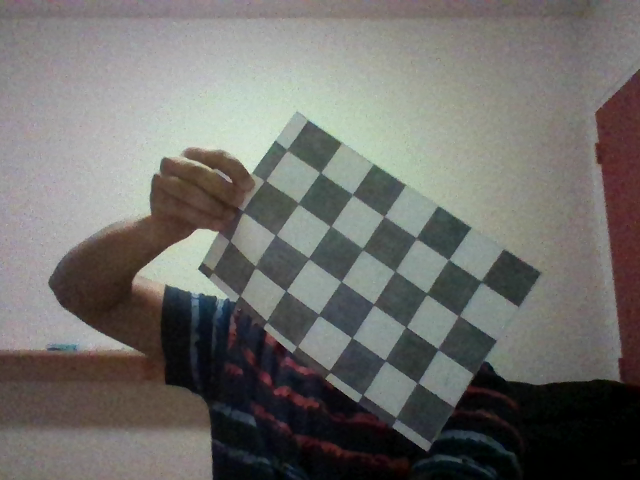
#> input picture Data3/20.png, 640 x 480 px; its folder holds only this picture in this run
$ python __inti__.py
#> lines starting #> are read from the running program, lines starting #| are printed output that depends on the picture; after the words box and inside, x2 and y2 are one past the last pixel; in counts of white or black regions, pixels touching at a corner belong together
### helper.py
import cv2
import yaml
import glob


def read_data(path_data, flag_my_data):
#> called with path_data = 'Data3', flag_my_data = False
    if flag_my_data:
        return create_my_data()
    else:
        data = glob.glob(path_data + '/*')
        images = []
        for f_name in data:
            img = cv2.imread(f_name)
#> img is the input picture: shape (480, 640, 3); mean B, G, R 106.7, 110, 111.2
            images.append(img)
        return images


# [16 lines left out: function create_my_data, not called in this run]


def write_data_in_yaml(data, name_file):
    with open(name_file, "w") as f:
        yaml.dump(data, f)

### Calibration.py
import cv2
import numpy as np

CHECKERBOARD = {"Data1": (7, 6),
                "Data2": (9, 6),
                "Data3": (5, 4),
                "Data4": (5, 4)}


def camera_calibration(data, path_data):

    criteria = (cv2.TERM_CRITERIA_EPS + cv2.TERM_CRITERIA_MAX_ITER, 30, 0.001)

    # Creating vector to store vectors of 3D points for each checkerboard image
    obj_points = []
    # Creating vector to store vectors of 2D points for each checkerboard image
    img_points = []

    # Defining the world coordinates for 3D points
    obj_p = np.zeros((1, CHECKERBOARD[path_data][0] * CHECKERBOARD[path_data][1], 3), np.float32)
    obj_p[0, :, :2] = np.mgrid[0:CHECKERBOARD[path_data][0], 0:CHECKERBOARD[path_data][1]].T.reshape(-1, 2)

    for img in data:
        gray = cv2.cvtColor(img, cv2.COLOR_BGR2GRAY)
        # Find the chess board corners
        # If desired number of corners are found in the image then ret = true
        ret, corners = cv2.findChessboardCorners(gray, CHECKERBOARD[path_data], cv2.CALIB_CB_ADAPTIVE_THRESH +
                                                 cv2.CALIB_CB_FAST_CHECK + cv2.CALIB_CB_NORMALIZE_IMAGE)

        if ret:
            obj_points.append(obj_p)
            # refining pixel coordinates for given 2d points.
            corners2 = cv2.cornerSubPix(gray, corners, (11, 11), (-1, -1), criteria)

            img_points.append(corners2)

            # Draw and display the corners
            img = cv2.drawChessboardCorners(img, CHECKERBOARD[path_data], corners2, ret)

        cv2.imshow('img', img)
        cv2.waitKey(0)

    cv2.destroyAllWindows()

    ret, mtx, dist, r_vecs, t_vecs = cv2.calibrateCamera(obj_points, img_points, gray.shape[::-1], None, None)

    # transform the matrix and distortion coefficients to writable lists
    data = {'camera_matrix': np.asarray(mtx).tolist(),
            'dist_coefficient': np.asarray(dist).tolist()}

    return data

### __inti__.py
import argparse
from helper import read_data, write_data_in_yaml
from Calibration import camera_calibration


if __name__ == '__main__':
    # Construct the argument parse and parse the arguments
    # We can get all the parameters of this program using terminal
    ap = argparse.ArgumentParser()
    ap.add_argument("-ptr1", "--path_data", type=str,
                    default='Data3',
                    help="name the folder of data for calibration [Data1, Data2, Data3]")
    ap.add_argument("-flag", "--flag_my_data", type=bool,
                    default=False,
                    help="set True if you need create your data")
    args = vars(ap.parse_args())

    images = read_data(args["path_data"], args["flag_my_data"])
#> images = 1 item

    try:
        data = camera_calibration(images, args["path_data"])
#> the loop in camera_calibration, `for img in data:` made 1 pass
#> ret on pass 1: True
#> pass 1, in camera_calibration, `gray = cv2.cvtColor(img, cv2.COLOR_BGR2GRAY)`:
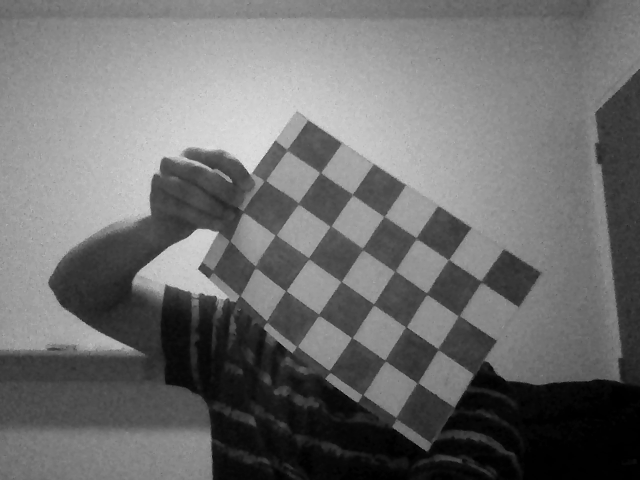
#> gray: shape (480, 640); min 0, max 226, mean 110
#> pass 1, in camera_calibration, `img = cv2.drawChessboardCorners(img, CHECKERBOARD[path_data], corners2..`:
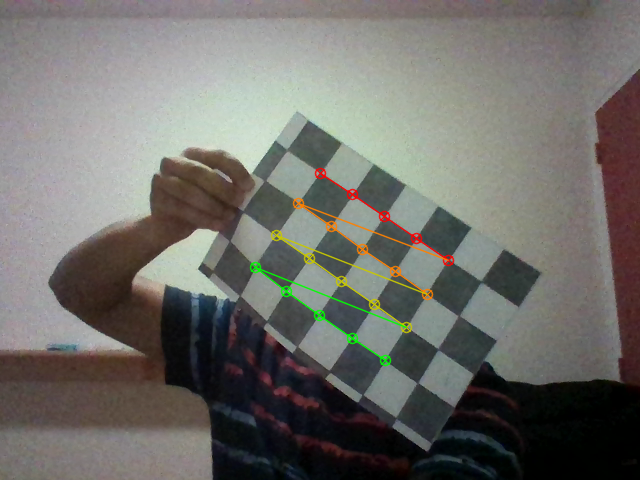
#> img: shape (480, 640, 3); 1.51% of pixels changed, all inside (x1, y1, x2, y2) = (249, 167, 455, 367)
#> in camera_calibration, `ret, mtx, dist, r_vecs, t_vecs = cv2.calibrateCamera(obj_points, img_p..`: ret = 0.415; mtx = [[824.5, 0, 344.4], [0, 955.2, 256.6], [0, 0, 1]]; dist = [[10.37, -1527.4, -0.113, 0.00788, 58415]]; r_vecs = ([-0.494, 0.114, 0.589],); t_vecs = ([-0.634, -1.9, 22.52],)
#> in camera_calibration, `data = {'camera_matrix': np.asarray(mtx).tolist(), 'dist_coefficient':..`: data = {'camera_matrix': [[824.5, 0, 344.4], [0, 955.2, 256.6], [0, 0, 1]], 'dist_coefficient': [[10.37, -1527.4, -0.113, 0.00788, 58415]]}
        write_data_in_yaml(data, 'Result/Camera_Calibration' + args["path_data"] + '.yaml')
    except:
        print("Oops!  Your Data not good for calibration.  Please,Try again!")

$ run again, on Data3/opencv1.png
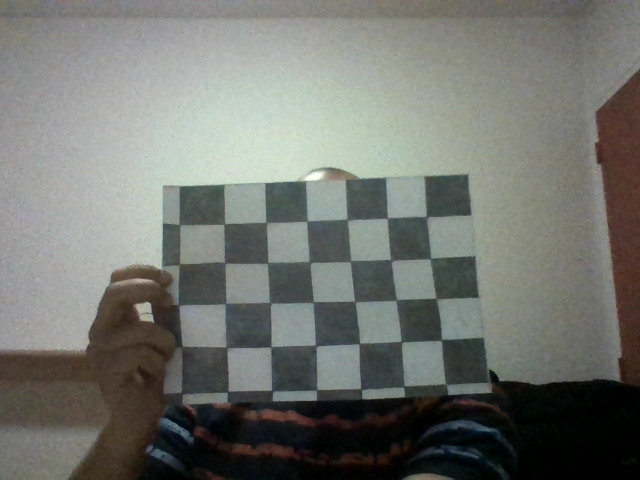
#> input picture Data3/opencv1.png, 640 x 480 px
#> in read_data, img is the input picture: shape (480, 640, 3); mean B, G, R 111.3, 116.7, 114.5
#> images = 1 item
#> the loop in camera_calibration, `for img in data:` made 1 pass
#> ret on pass 1: True
#> pass 1, in camera_calibration, `img = cv2.drawChessboardCorners(img, CHECKERBOARD[path_data], corners2..`:
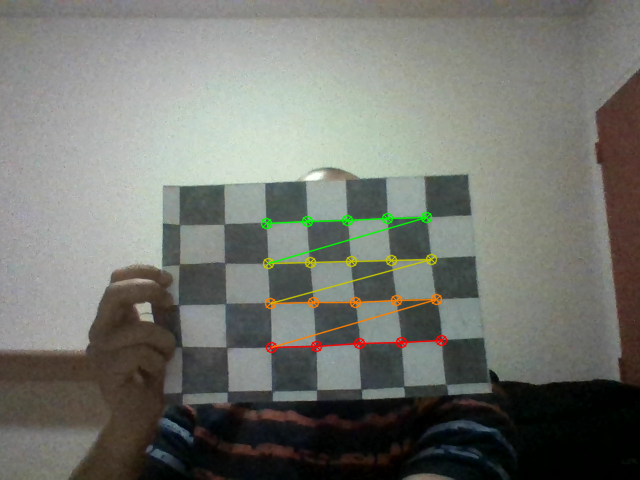
#> img: shape (480, 640, 3); 1.66% of pixels changed, all inside (x1, y1, x2, y2) = (260, 211, 448, 354)
#> in camera_calibration, `ret, mtx, dist, r_vecs, t_vecs = cv2.calibrateCamera(obj_points, img_p..`: ret = 0.902; mtx = [[947, 0, 349.8], [0, 1092.2, 241], [0, 0, 1]]; dist = [[-9.22, 955.5, -0.0831, -0.00986, -27630.5]]; r_vecs = ([-0.19, 0.849, 2.96],); t_vecs = ([2.18, 2.06, 21.56],)
#> in camera_calibration, `data = {'camera_matrix': np.asarray(mtx).tolist(), 'dist_coefficient':..`: data = {'camera_matrix': [[947, 0, 349.8], [0, 1092.2, 241], [0, 0, 1]], 'dist_coefficient': [[-9.22, 955.5, -0.0831, -0.00986, -27630.5]]}

$ run again, on Data3/opencv10.png
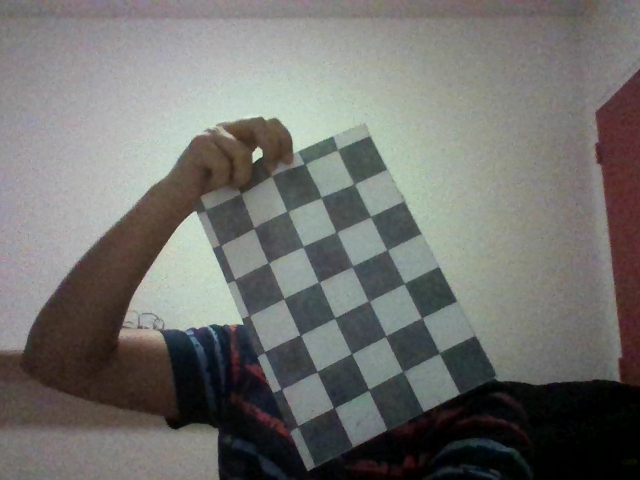
#> input picture Data3/opencv10.png, 640 x 480 px
#> in read_data, img is the input picture: shape (480, 640, 3); mean B, G, R 109.8, 112.8, 113.2
#> images = 1 item
#> the loop in camera_calibration, `for img in data:` made 1 pass
#> ret on pass 1: True
#> pass 1, in camera_calibration, `gray = cv2.cvtColor(img, cv2.COLOR_BGR2GRAY)`:
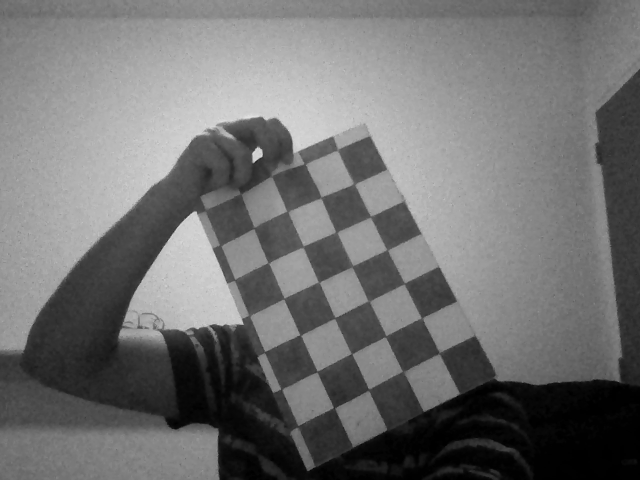
#> gray: shape (480, 640); min 0, max 226, mean 112.5
#> pass 1, in camera_calibration, `img = cv2.drawChessboardCorners(img, CHECKERBOARD[path_data], corners2..`:
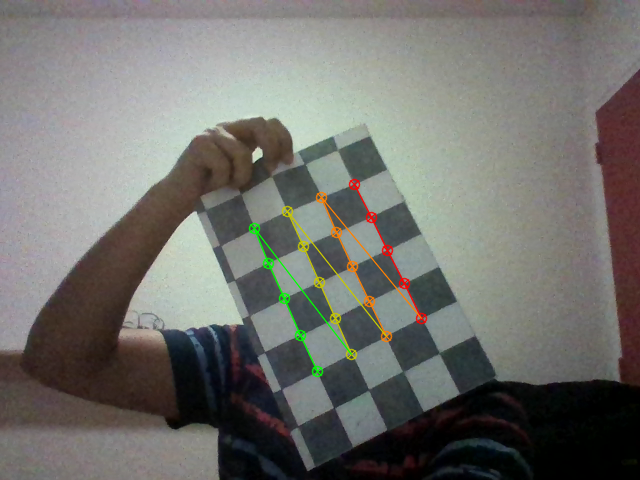
#> img: shape (480, 640, 3); 1.48% of pixels changed, all inside (x1, y1, x2, y2) = (248, 178, 428, 378)
#> in camera_calibration, `ret, mtx, dist, r_vecs, t_vecs = cv2.calibrateCamera(obj_points, img_p..`: ret = 0.647; mtx = [[172.6, 0, 329.8], [0, 177.4, 272.9], [0, 0, 1]]; dist = [[0.933, -5.83, -0.0327, 0.0181, 10.33]]; r_vecs = ([-0.167, 0.0279, 1.13],); t_vecs = ([0.66, -2.38, 5.13],)
#> in camera_calibration, `data = {'camera_matrix': np.asarray(mtx).tolist(), 'dist_coefficient':..`: data = {'camera_matrix': [[172.6, 0, 329.8], [0, 177.4, 272.9], [0, 0, 1]], 'dist_coefficient': [[0.933, -5.83, -0.0327, 0.0181, 10.33]]}

$ run again, on Data3/opencv14.png
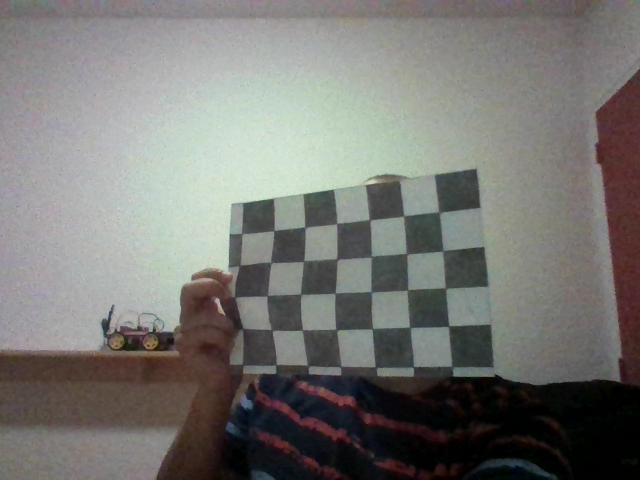
#> input picture Data3/opencv14.png, 640 x 480 px
#> in read_data, img is the input picture: shape (480, 640, 3); mean B, G, R 115.5, 119, 119.9
#> images = 1 item
#> the loop in camera_calibration, `for img in data:` made 1 pass
#> ret on pass 1: True
#> pass 1, in camera_calibration, `gray = cv2.cvtColor(img, cv2.COLOR_BGR2GRAY)`:
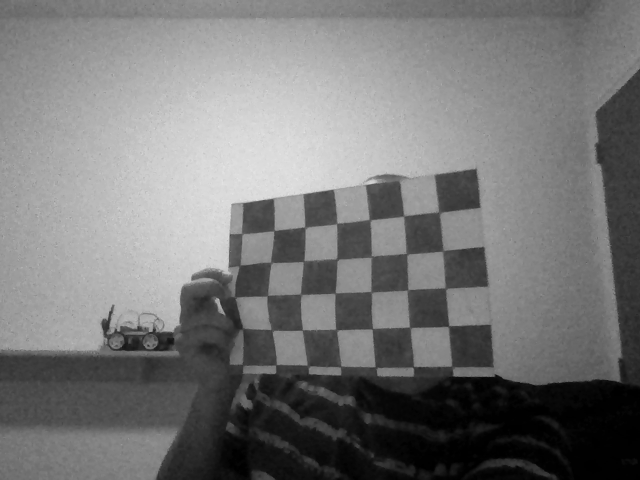
#> gray: shape (480, 640); min 0, max 228, mean 118.9
#> pass 1, in camera_calibration, `img = cv2.drawChessboardCorners(img, CHECKERBOARD[path_data], corners2..`:
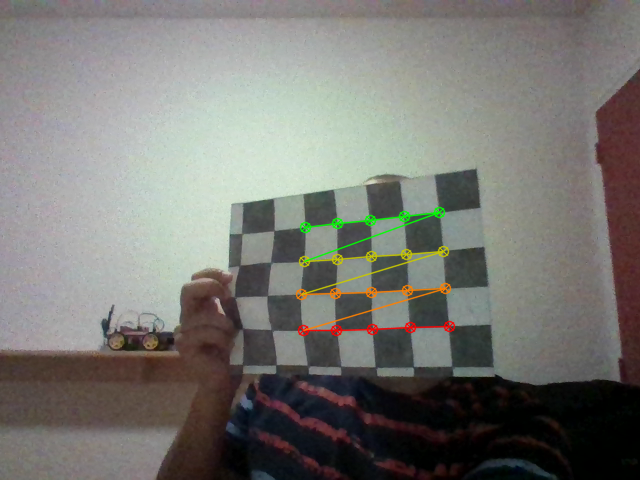
#> img: shape (480, 640, 3); 1.5% of pixels changed, all inside (x1, y1, x2, y2) = (295, 206, 456, 337)
#> in camera_calibration, `ret, mtx, dist, r_vecs, t_vecs = cv2.calibrateCamera(obj_points, img_p..`: ret = 0.791; mtx = [[632.4, 0, 153.5], [0, 800.3, 50.39], [0, 0, 1]]; dist = [[-1.22, 2.39, -0.0169, 0.0852, -2.04]]; r_vecs = ([0.584, 0.913, 2.96],); t_vecs = ([7.93, 6.52, 15.24],)
#> in camera_calibration, `data = {'camera_matrix': np.asarray(mtx).tolist(), 'dist_coefficient':..`: data = {'camera_matrix': [[632.4, 0, 153.5], [0, 800.3, 50.39], [0, 0, 1]], 'dist_coefficient': [[-1.22, 2.39, -0.0169, 0.0852, -2.04]]}

$ run again, on Data3/21.png
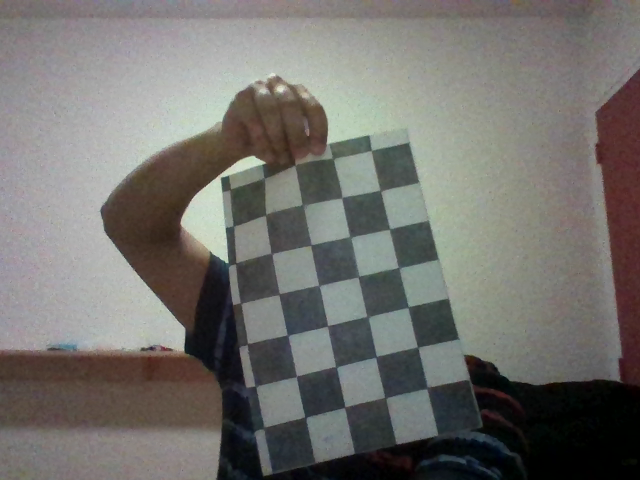
#> input picture Data3/21.png, 640 x 480 px
#> in read_data, img is the input picture: shape (480, 640, 3); mean B, G, R 109.6, 113.4, 115
#> images = 1 item
#> the loop in camera_calibration, `for img in data:` made 1 pass
#> ret on pass 1: True
#> pass 1, in camera_calibration, `gray = cv2.cvtColor(img, cv2.COLOR_BGR2GRAY)`:
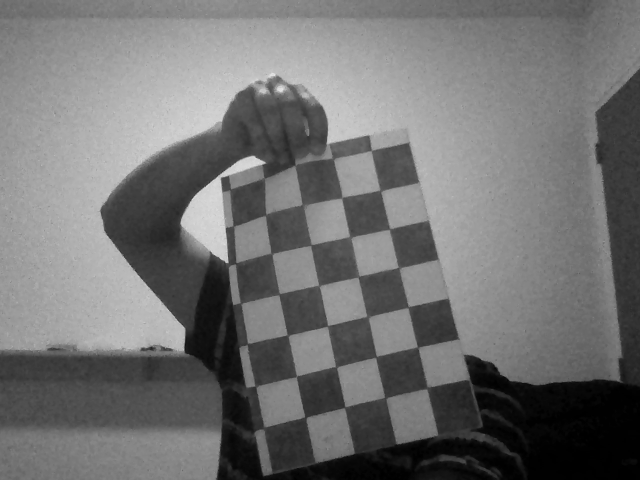
#> gray: shape (480, 640); min 0, max 227, mean 113.4
#> pass 1, in camera_calibration, `img = cv2.drawChessboardCorners(img, CHECKERBOARD[path_data], corners2..`:
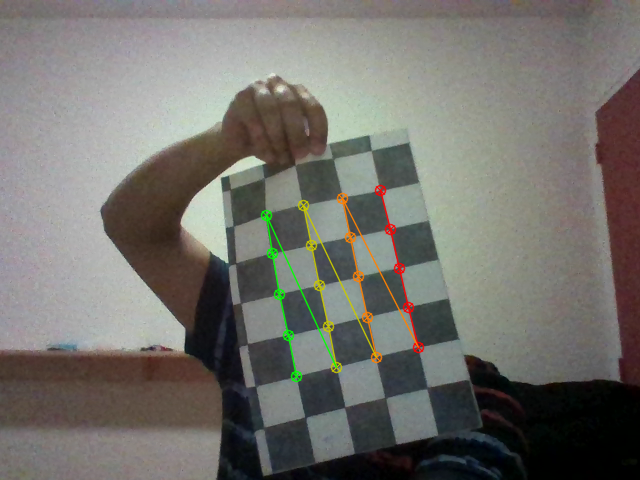
#> img: shape (480, 640, 3); 1.62% of pixels changed, all inside (x1, y1, x2, y2) = (260, 184, 425, 383)
#> in camera_calibration, `ret, mtx, dist, r_vecs, t_vecs = cv2.calibrateCamera(obj_points, img_p..`: ret = 0.722; mtx = [[677.9, 0, 349.1], [0, 717.4, 238.2], [0, 0, 1]]; dist = [[-1.47, 8.96, -0.0104, -0.0122, 119]]; r_vecs = ([-0.287, 0.22, 1.34],); t_vecs = ([0.792, -1.16, 17.13],)
#> in camera_calibration, `data = {'camera_matrix': np.asarray(mtx).tolist(), 'dist_coefficient':..`: data = {'camera_matrix': [[677.9, 0, 349.1], [0, 717.4, 238.2], [0, 0, 1]], 'dist_coefficient': [[-1.47, 8.96, -0.0104, -0.0122, 119]]}
